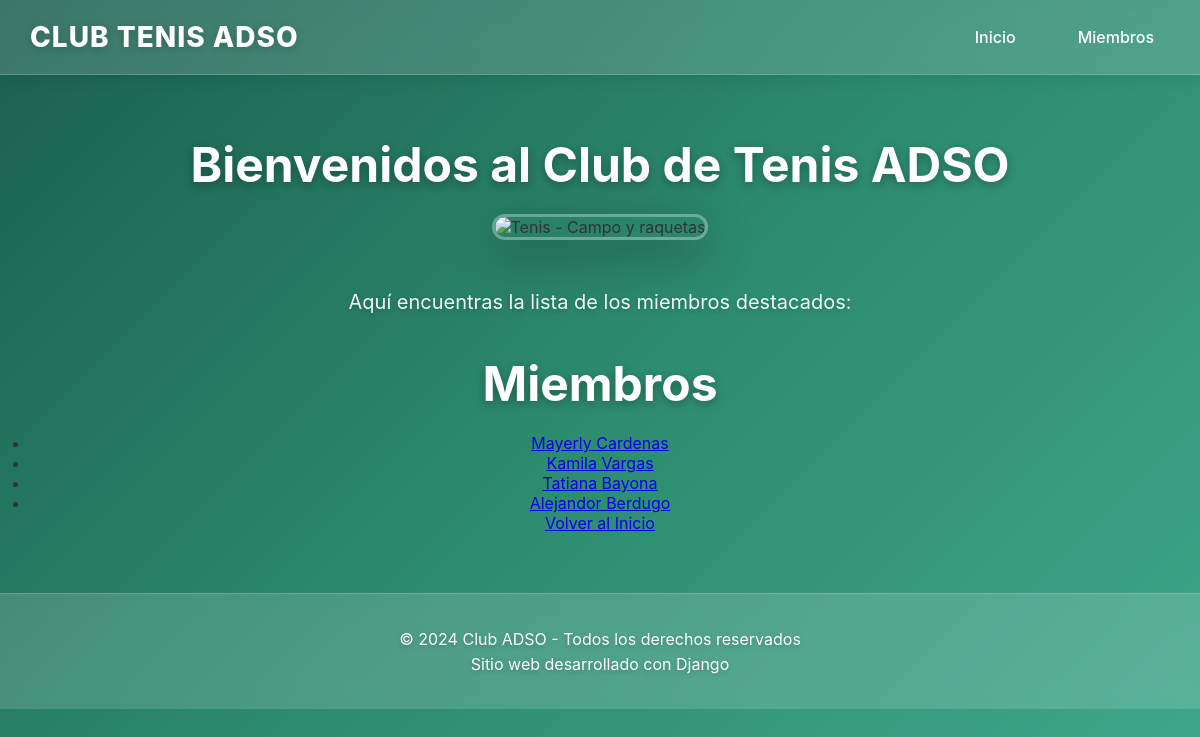
Before: /members/ with the older database file.
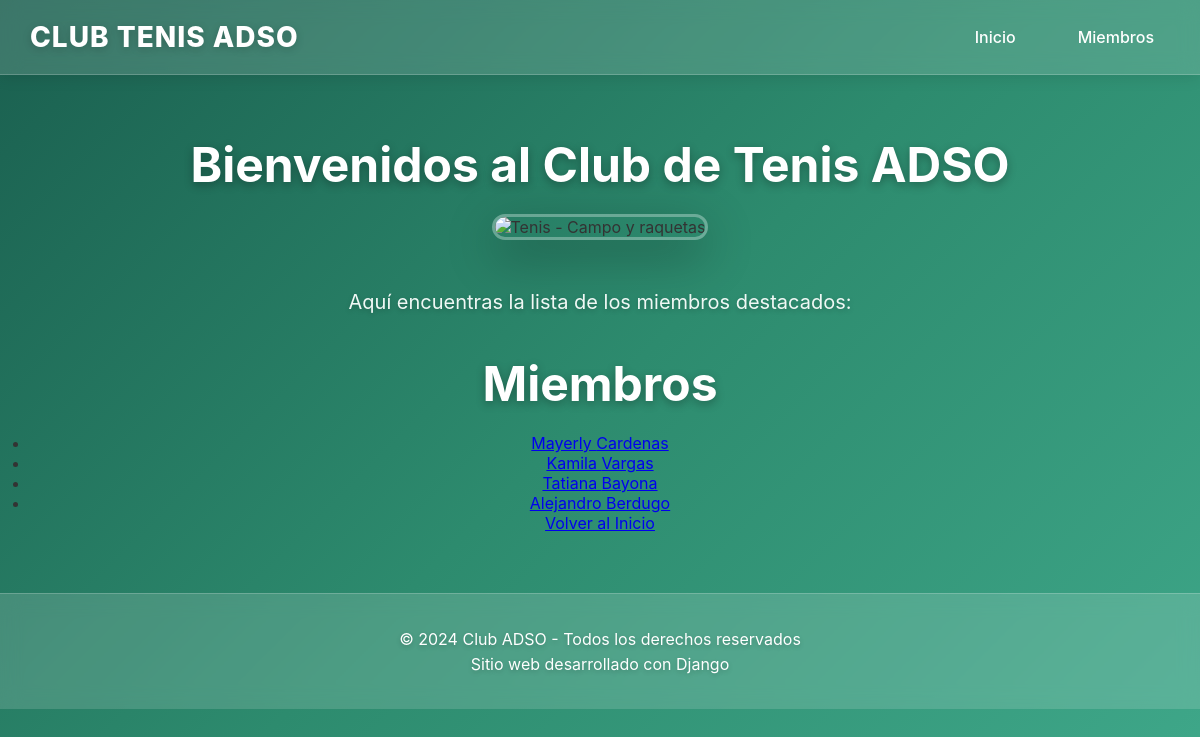
After: the same page with the newer database file.
### members/models.py (models this page shows)
class Member(models.Model):
  firstname = models.CharField(max_length=255)
  lastname = models.CharField(max_length=255)
  phone = models.IntegerField(null=True)
  joined_date = models.DateField(null=True)
  email = models.EmailField(null=True)
  address = models.CharField(max_length=255, null=True)
  city = models.CharField(max_length=255, null=True)

### members/views.py (the view)
# urls.py: path('members/', views.members, name='members'),
def members(request):
  mymembers = Member.objects.all().values()
  template = loader.get_template('all_members.html')
  context = {
    'todos_miembros': mymembers,
  }
  return HttpResponse(template.render(context, request))

### members/templates/all_members.html (shortened to what this page needs)
{% extends "master.html" %}
{% block content %}
  <h1>Miembros</h1>
  <ul>
    {% for x in todos_miembros %}
      <li><a href="details/{{ x.id }}">{{ x.firstname }} {{ x.lastname }}</a></li>
    {% endfor %}
  </ul>
  <a href="/" class="cta-button">Volver al  Inicio</a>
{% endblock %}

Changed rows visible on the page:
changed Member "Berdugo": firstname "Alejandor" → "Alejandro"
